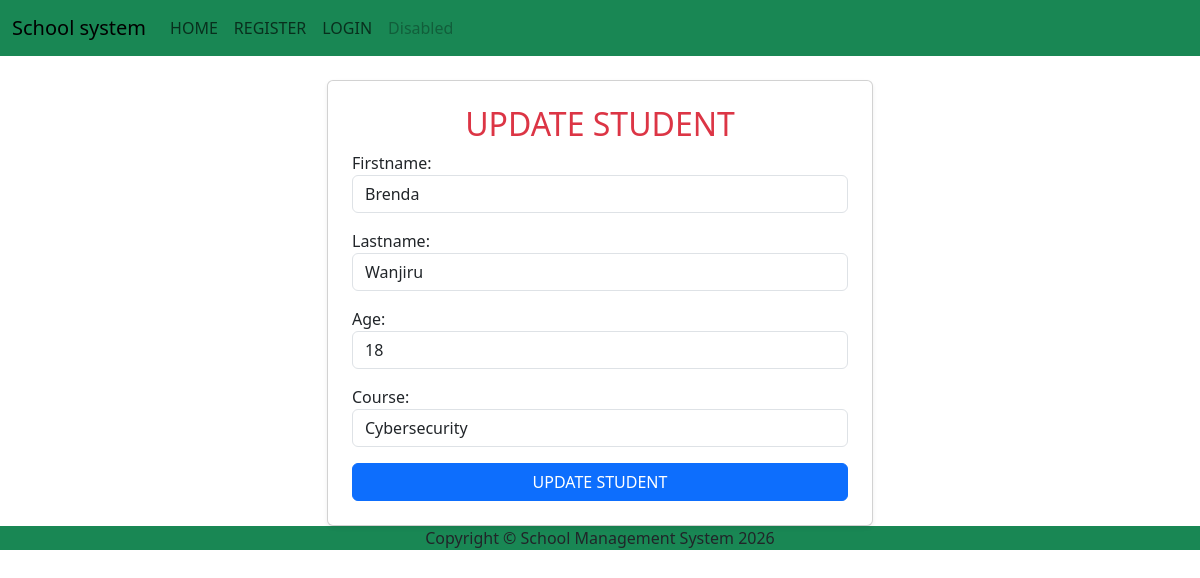
The app's page /update/15, older data.
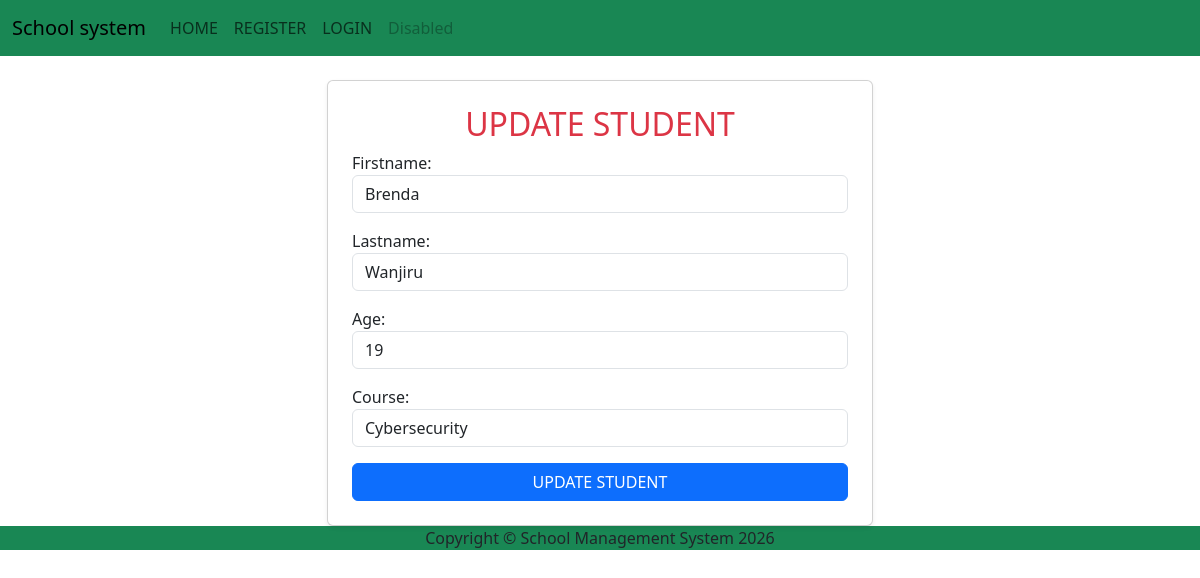
The same page, newer data.
### myapp/models.py (models this page shows, shortened)
class Student(models.Model):
    firstname = models.CharField(max_length=50)
    lastname = models.CharField(max_length=50)
    age = models.IntegerField()
    course = models.CharField(max_length=50)

### myapp/views.py (the view)
# urls.py: path('update/<int:id>', views.update_student, name='update'),
def update_student(request,id):
    student=get_object_or_404(Student, pk=id)
    form=StudentForm(request.POST or None, instance=student)
    if form.is_valid():
        form.save()
        return redirect('students')
    return render(request,'studentform.html',{'form':form})

### myapp/forms.py
class StudentForm(forms.ModelForm):
  class Meta:
    model = Student
    fields=['firstname','lastname','age','course']
    widgets = {
         'firstname': forms.TextInput(attrs={'class': 'form-control', 'placeholder': 'Enter first name'}),
         'lastname': forms.TextInput(attrs={'class': 'form-control', 'placeholder': 'Enter last name'}),
         'age': forms.NumberInput(attrs={'class': 'form-control', 'placeholder': 'Enter age'}),
         'course': forms.Select(choices=[
           ('Full Stack Development', 'Full Stack Development'),
             ('Data Science', 'Data Science'),
               ('Cybersecurity', 'Cybersecurity'),
               ('Cloud Computing', 'Cloud Computing'),
               ('Mobile App Development', 'Mobile App Development'),
               ('UI/UX Design', 'UI/UX Design'),
               ('Artificial Intelligence', 'Artificial Intelligence'),
         ]
         ,attrs={'class': 'form-control'}),
    }

### myapp/templates/studentform.html (shortened to what this page needs)
{%extends 'base.html'%}
{% block content %}
<div class="container mt-4">
  <div class="row justify-content-center">
    <div class="col-md-6">
      <div class="card shadow-sm p-4">
    <h2 class="text-danger text-center" >
      {%if form.instance.pk %}
      UPDATE STUDENT
      {% else %}
      ADD STUDENT
      {% endif %}
    </h2>
     <form method="post">
    {{form.as_p}}
    <button class="btn btn-primary w-100" type="submit">
    {% if form.instance.pk %}
    UPDATE STUDENT
    {% else %}
    ADD STUDENT
    {% endif %}
  </button>
      </form>
</div>
</div>
</div>
</div>
{% endblock %}

Row changes from the older to the newer data that the page shows:
changed Student "Brenda": age "18" → "19"
